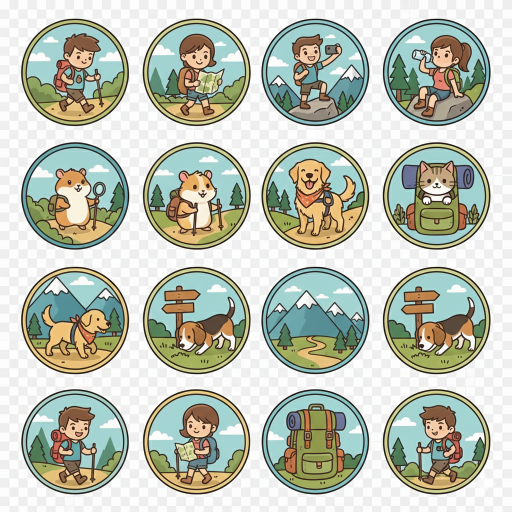
#> input picture Gemini_Generated_Image_dturmhdturmhdtur.png, 1024 x 1024 px, found by its file name (shown at 1/2 size)
$ python process_new_avatars.py
#> lines starting #> are read from the running program, lines starting #| are printed output that depends on the picture
import os
import sys
from PIL import Image, ImageDraw

def crop_smart_circle(img, target_size=(256, 256)):
    """
    智能裁剪：以中心为圆心裁剪，并处理为透明背景圆形
    """
    img = img.convert("RGBA")
    w, h = img.size

    # 取最小边作为直径
    diameter = min(w, h)

    # 计算居中裁剪区域
    left = (w - diameter) // 2
    top = (h - diameter) // 2
    right = left + diameter
    bottom = top + diameter

    # 裁剪为正方形
    square_img = img.crop((left, top, right, bottom))

    # 缩放到目标尺寸
    resized_img = square_img.resize(target_size, Image.Resampling.LANCZOS)

    # 创建圆形遮罩
    mask = Image.new('L', target_size, 0)
    draw = ImageDraw.Draw(mask)

    # 绘制抗锯齿圆形 (4倍超采样)
    scale = 4
    big_size = (target_size[0] * scale, target_size[1] * scale)
    big_mask = Image.new('L', big_size, 0)
    big_draw = ImageDraw.Draw(big_mask)
    big_draw.ellipse((0, 0, big_size[0], big_size[1]), fill=255)
    mask = big_mask.resize(target_size, Image.Resampling.LANCZOS)

    # 应用遮罩
    resized_img.putalpha(mask)

    return resized_img

def main():
    INPUT_FILE = 'Gemini_Generated_Image_dturmhdturmhdtur.png'
    OUTPUT_DIR = 'public/avatars'

    if not os.path.exists(INPUT_FILE):
        print(f"错误: 找不到文件 '{INPUT_FILE}'")
        return

    if not os.path.exists(OUTPUT_DIR):
        os.makedirs(OUTPUT_DIR)

    try:
        img = Image.open(INPUT_FILE)
#> img is the input picture: PIL image 1024x1024 RGB; mean R, G, B 189.7, 195, 182.2
        width, height = img.size
#> width = 1024; height = 1024
        print(f"处理图片: {INPUT_FILE} ({width}x{height})")
#| 处理图片: Gemini_Generated_Image_dturmhdturmhdtur.png (1024x1024)

        # 假设是 2x2 网格
        ROWS = 2
        COLS = 2
        cell_width = width // COLS
#> cell_width = 512
        cell_height = height // ROWS
#> cell_height = 512

        count = 0

        for row in range(ROWS):
            for col in range(COLS):
                count += 1

                # 计算裁剪区域
                left = col * cell_width
                upper = row * cell_height
                right = left + cell_width
                lower = upper + cell_height

                # 裁剪子图
                cell_img = img.crop((left, upper, right, lower))

                # 处理为圆形头像
                final_img = crop_smart_circle(cell_img, target_size=(256, 256))

                # 保存
                filename = f"avatar_gemini_{count:02d}.png"
                output_path = os.path.join(OUTPUT_DIR, filename)
                final_img.save(output_path)
                print(f"已生成: {filename}")
#> this loop made 2 passes
#> pass 1, in crop_smart_circle, `img = img.convert("RGBA")`:
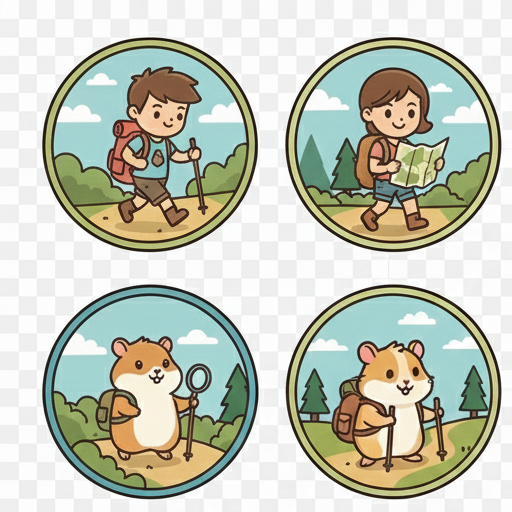
#> img: PIL image 512x512 RGBA; mean R, G, B, A 193.9, 198.1, 183.7, 255
#> pass 1, in crop_smart_circle, `resized_img = square_img.resize(target_size, Image.Resampling.LANCZOS)`:
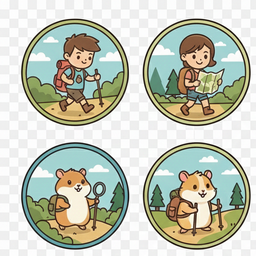
#> resized_img: PIL image 256x256 RGBA; mean R, G, B, A 193.9, 198, 183.7, 255
#> after the loop:
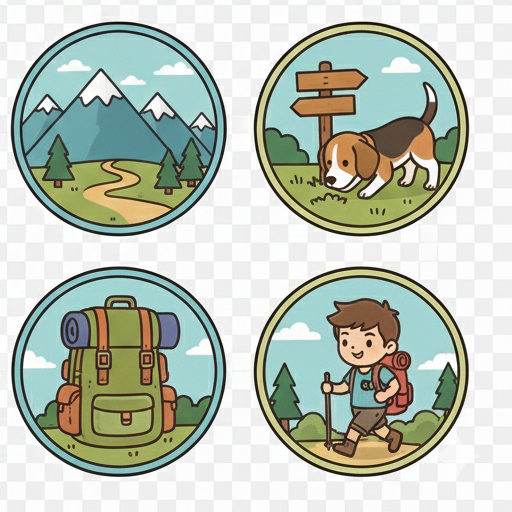
#> cell_img: PIL image 512x512 RGB; mean R, G, B 186.1, 194.6, 182.2
#> after the loop:
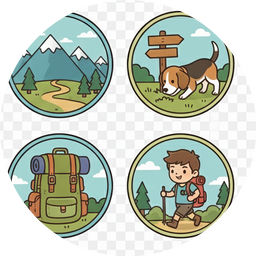
#> final_img: PIL image 256x256 RGBA; mean R, G, B, A 186, 194.5, 182.1, 200.6; transparent parts drawn white
#> after the loop, count = 4

        print(f"\n成功处理 {count} 个头像！")
#| 成功处理 4 个头像！

    except Exception as e:
        print(f"发生错误: {e}")

if __name__ == '__main__':
    main()
